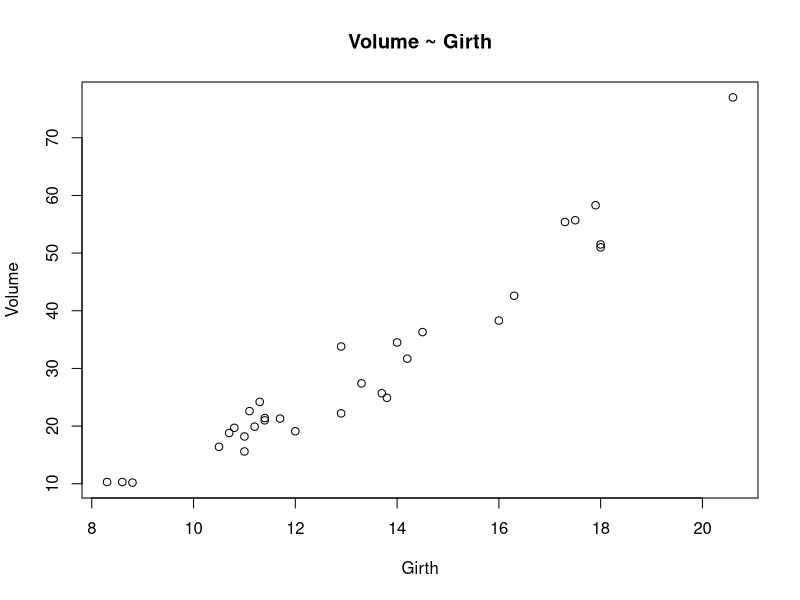
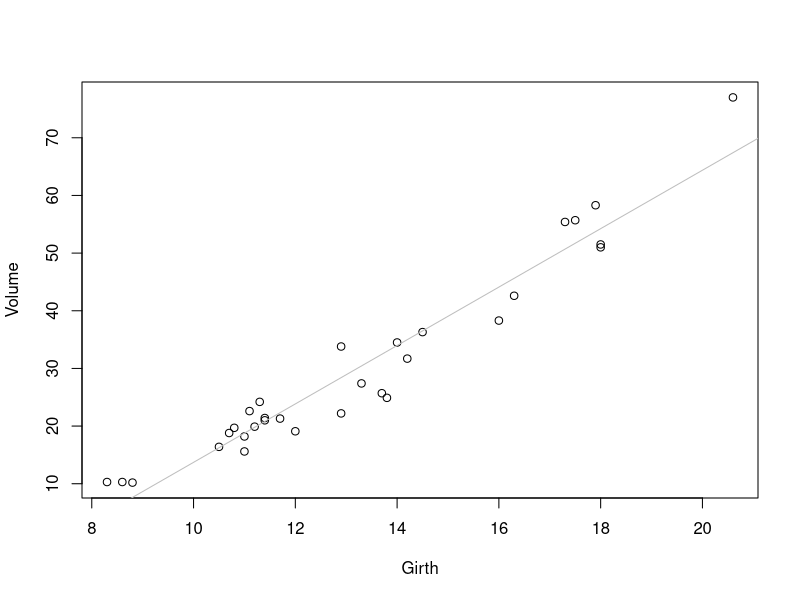

Generate these figures, in order, with R:
# Questão 01
data(trees)
trees
attach(trees)
# A)
plot(Girth,Volume)
title('Volume ~ Girth')

# B)
cor(Girth,Volume)

# C)
cor.test(Volume, Girth)

# D)
gvmodel <- lm(Volume ~ Girth)

# E)
# Para esse modelo, consideremos que a variavel explicativa é
# o diâmetro da arvore e a variavel resposta é o volume da 
# arvore.

# F)
coefs <- gvmodel$coefficients
coefs                    

# G)
plot(Girth, Volume)
abline(gvmodel, col="gray")

# H)

# I)

# J)
predict(gvmodel,newdata=data.frame(Girth=c(13)),
        interval="prediction")
